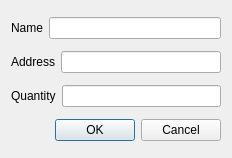
<?xml version="1.0" encoding="UTF-8"?>
<ui version="4.0">
 <class>Dialog</class>
 <widget class="QDialog" name="Dialog">
  <property name="geometry">
   <rect>
    <x>0</x>
    <y>0</y>
    <width>232</width>
    <height>158</height>
   </rect>
  </property>
  <property name="windowTitle">
   <string>Dialog</string>
  </property>
  <layout class="QVBoxLayout" name="verticalLayout">
   <item>
    <layout class="QHBoxLayout" name="horizontalLayout">
     <item>
      <widget class="QLabel" name="label">
       <property name="text">
        <string>Name</string>
       </property>
      </widget>
     </item>
     <item>
      <widget class="QLineEdit" name="leName"/>
     </item>
    </layout>
   </item>
   <item>
    <layout class="QHBoxLayout" name="horizontalLayout_2">
     <item>
      <widget class="QLabel" name="label_2">
       <property name="text">
        <string>Address</string>
       </property>
      </widget>
     </item>
     <item>
      <widget class="QLineEdit" name="leAddr"/>
     </item>
    </layout>
   </item>
   <item>
    <layout class="QHBoxLayout" name="horizontalLayout_3">
     <item>
      <widget class="QLabel" name="label_3">
       <property name="text">
        <string>Quantity</string>
       </property>
      </widget>
     </item>
     <item>
      <widget class="QLineEdit" name="leQuantity"/>
     </item>
    </layout>
   </item>
   <item>
    <widget class="QDialogButtonBox" name="buttonBox">
     <property name="orientation">
      <enum>Qt::Horizontal</enum>
     </property>
     <property name="standardButtons">
      <set>QDialogButtonBox::Cancel|QDialogButtonBox::Ok</set>
     </property>
    </widget>
   </item>
  </layout>
 </widget>
 <resources/>
 <connections>
  <connection>
   <sender>buttonBox</sender>
   <signal>accepted()</signal>
   <receiver>Dialog</receiver>
   <slot>accept()</slot>
   <hints>
    <hint type="sourcelabel">
     <x>248</x>
     <y>254</y>
    </hint>
    <hint type="destinationlabel">
     <x>157</x>
     <y>274</y>
    </hint>
   </hints>
  </connection>
  <connection>
   <sender>buttonBox</sender>
   <signal>rejected()</signal>
   <receiver>Dialog</receiver>
   <slot>reject()</slot>
   <hints>
    <hint type="sourcelabel">
     <x>316</x>
     <y>260</y>
    </hint>
    <hint type="destinationlabel">
     <x>286</x>
     <y>274</y>
    </hint>
   </hints>
  </connection>
 </connections>
</ui>
